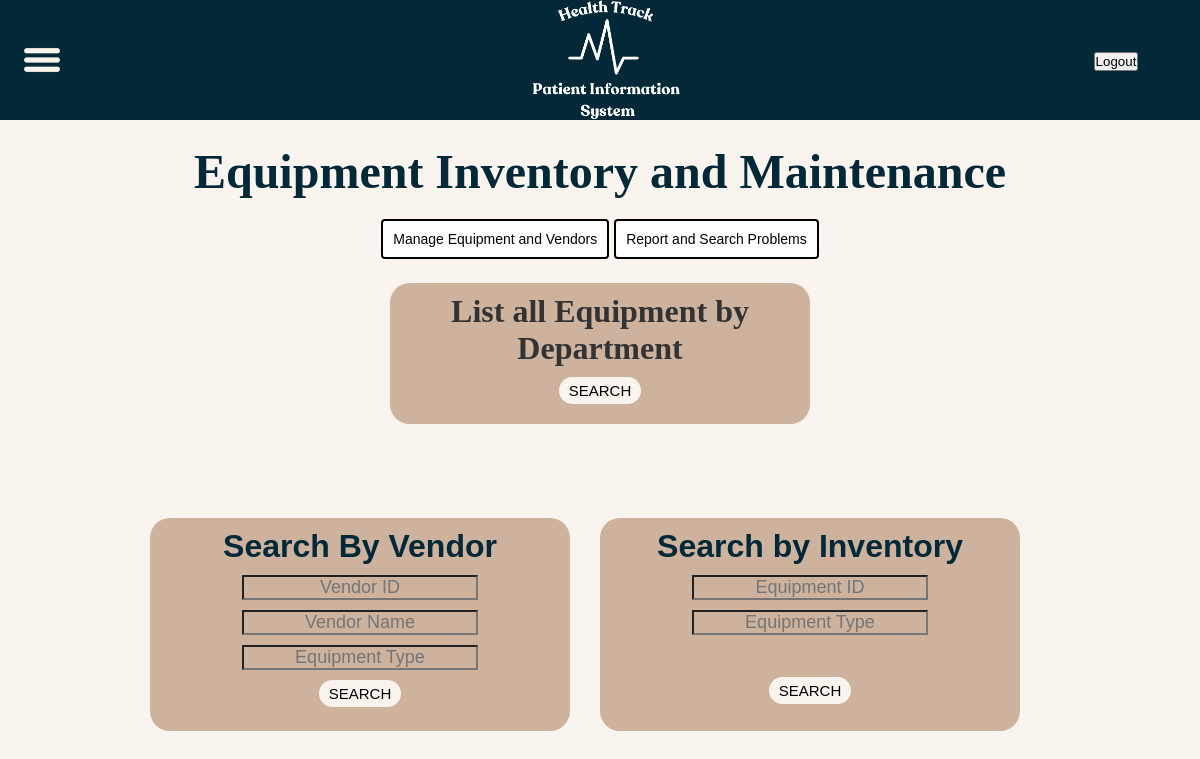
Page /equipment/department/ on the earlier database version.
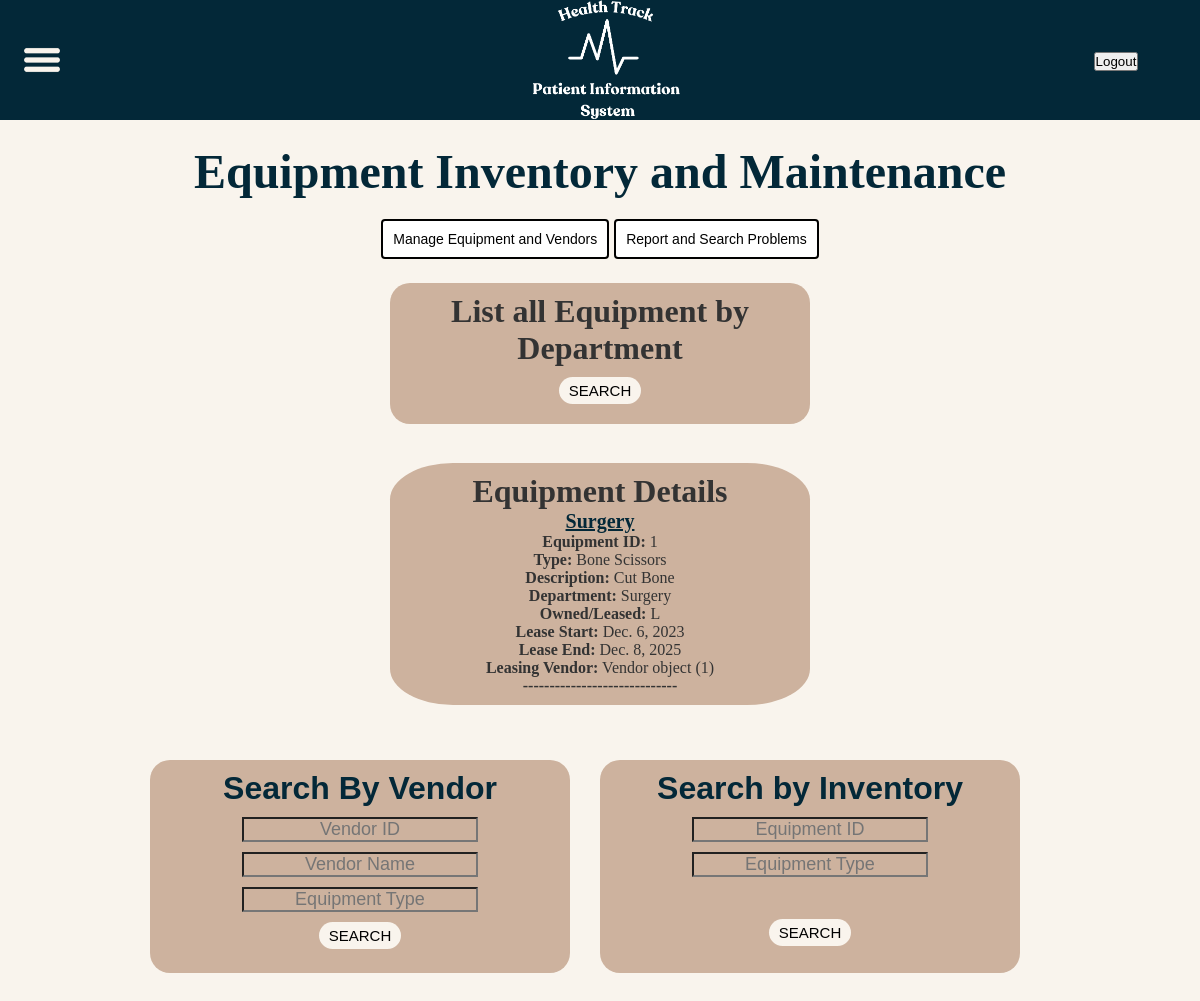
Same page on the later database version.
### equipment/models.py (models this page shows, shortened)
class Equipment(models.Model):
    equipmentid = models.IntegerField(db_column='EquipmentID', primary_key=True)  # Field name made lowercase.
    type = models.CharField(db_column='Type', max_length=45)  # Field name made lowercase.
    lease_terms = models.CharField(
        db_column='Lease Terms',
        max_length=45,
        blank=True,
        null=True
    )  # Field name made lowercase. Field renamed to remove unsuitable characters.
    description = models.CharField(
        db_column='Description',
        max_length=120,
        blank=True,
        null=True
    )  # Field name made lowercase.
    departmentleased = models.CharField(
        db_column='DepartmentLeased',
        max_length=45,
        blank=True,
        null=True
    )  # Field name made lowercase.
    owned_lease = models.CharField(
        db_column='Owned/Lease',
        max_length=1
    )  # Field name made lowercase. Field renamed to remove unsuitable characters.
    purchasedate = models.DateField(db_column='PurchaseDate', blank=True, null=True)  # Field name made lowercase.
    warenty_info = models.CharField(
        db_column='Warenty Info',
        max_length=120,
        blank=True,
        null=True
    )  # Field name made lowercase. Field renamed to remove unsuitable characters.
    lease_start = models.DateField(db_column='LeaseStart', blank=True, null=True)  # New field for lease start date.
    lease_end = models.DateField(db_column='LeaseEnd', blank=True, null=True)  # New field for lease end date.
    vendor = models.ForeignKey(Vendor, on_delete=models.SET_NULL, null=True, blank=True, db_column='VendorID')
    class Meta:
        db_table = 'equipment_two'

class Vendor(models.Model):
    vendorid = models.IntegerField(db_column='VendorID', primary_key=True)
    name = models.CharField(max_length=100, unique=True)
    address = models.TextField()
    equipment_types = models.CharField(max_length=200, help_text="Comma-separated list of equipment types")
    preferred = models.BooleanField(default=False)
    class Meta:
        db_table = 'vendor'

### equipment/views.py (the view)
# urls.py: path('equipment/department/', DepartmentView.as_view(),name='department_search'),
class DepartmentView(View):
    def get(self, request):
        department_query = request.GET.get('departmentleased', '')
        if department_query:
            equipment_list = Equipment.objects.filter(departmentleased__icontains=department_query)
        else:
            equipment_list = Equipment.objects.all()
        grouped_equipment = {}
        for item in equipment_list:
            department = item.departmentleased
            if department not in grouped_equipment:
                grouped_equipment[department] = []
            grouped_equipment[department].append(item)
        context = {
            'grouped_equipment': grouped_equipment,
            'department_query': department_query,
        }
        return render(request, 'equipment.html', context)

### equipment/templates/equipment.html (shortened to what this page needs)
{% extends "baseTemplate.html" %}
{% load static %}
{% block page_css %}
    <link rel="stylesheet" href="{% static 'css/equipment.css' %}">
{% endblock %}
{% block content %}
<h1 class="equipment-title">Equipment Inventory and Maintenance</h1>
<div class="redirect-container">
    <a href="{% url 'manage_page' %}">
        <button class="redirect-button">Manage Equipment and Vendors</button>
    </a>
    <a href="{% url 'problems_page' %}">
        <button class="redirect-button">Report and Search Problems</button>
    </a>
</div>
<div class="type-parent">
    <h1>List all Equipment by Department</h1>
    <form method="GET" action="{% url 'department_search' %}">
        <button class="type-button">SEARCH</button>
    </form>
</div>
<div class="department-search-container">
    {% if grouped_equipment %}
        <div class="department-background">
            <h2 style="font-size: 32px;"></h2style>Equipment Details</h2>
            {% for department, items in grouped_equipment.items %}
                <h3><div class="department-label">{{ department }}</class></h3>
                <ul>
                    {% for item in items %}
                        <li>
                            <p><strong>Equipment ID:</strong> {{ item.equipmentid }}</p>
                            <p><strong>Type:</strong> {{ item.type }}</p>
                            <p><strong>Description:</strong> {{ item.description }}</p>
                            <p><strong>Department:</strong> {{ item.departmentleased }}</p>
                            <p><strong>Owned/Leased:</strong> {{ item.owned_lease }}</p>
                            {% if item.lease_start %}
                                <p><strong>Lease Start:</strong> {{ item.lease_start }}</p>
                                <p><strong>Lease End:</strong> {{ item.lease_end }}</p>
                                <p><strong>Leasing Vendor:</strong> {{ item.vendor }}</p>
                            {% endif %}
                            <p><strong>-----------------------------</strong></p>
                        </li>
                    {% endfor %}
                </ul>
            {% endfor %}
        </div>
    {% else %}
        {% if search_query %}
            <p><b>No equipment found.</b></p>
        {% endif %}
    {% endif %}
</div>
<div class="search-parent">
    <div class="vendor-background">
        <div class="vendor-title">Search By Vendor</div>
        <div class="vendor-input">
            <form method="GET" action="{% url 'vendor_search' %}">
                <input class="vendor-id" type="text" name="vendorid" placeholder="Vendor ID" value="{{ query_vendorid }}">
                <input class="vendor-name" type="text" name="name" placeholder="Vendor Name" value="{{ query_name }}">
                <input class="vendor-name" type="text" name="equipment_type" placeholder="Equipment Type" value="{{ query_equipment_type }}">
                <button class="vendor-button">SEARCH</button>
            </form>
        </div>
    </div>
    <div class="inventory-background">
        <div class="inventory-title">Search by Inventory</div>
        <div class="inventory-interact">
            <form method="GET" action="{% url 'equipment' %}">
                <input class="inventory-id" type="text" name="equipmentid" placeholder="Equipment ID" value="{{ query_id }}">
                <input class="inventory-id" type="text" name="type" placeholder="Equipment Type" value="{{ query_type }}">
                <button class="inventory-button">SEARCH</button>
            </form>
        </div>
    </div>
</div>
<div class="search-parent">
</div>
{% endblock %}

### djangoProject/templates/baseTemplate.html (shortened to what this page needs)
{% load static %}
<!DOCTYPE html>
<html lang="en">
<head>
    <link rel="stylesheet" href="{% static 'css/template.css' %}">
    {% block page_css %}{% endblock %}
    <link rel="stylesheet" href="https://use.typekit.net/ezv3bxp.css">
</head>
<body>
    <header class="header">
    <img class="menu-toggle" id="menu-toggle" src="{% static 'img/menu.png' %}">
     <img class = "logo"  src= "{% static 'img/logo.png' %}">
     <div class="accountMenu">
     <form method="post" action="{% url 'logout' %}">
        <button class='logout' type="submit">Logout</button>
    </form>
    </div>
    </header>
    <div class="main-page">
        <main>
            {% block content %}{% endblock %}
        </main>
    </div>
</body>
</html>

### djangoProject/static/css/template.css (style rules this page uses)
* { margin: 0; padding: 0; box-sizing: border-box; }
body { font-family: "source-serif-pro", serif; font-weight: 400; font-style: normal; background-color: #f9f4ed; color: #333; }
.header { display: flex; background-color: #032838; width: 100vw; height: 15vh; margin-bottom: 3vh; align-items: center; justify-content: space-between; }
.logo { max-height: 100%; justify-self: center; }
.accountMenu { display: flex; align-items: center; flex-direction: column; height: 3vw; width: 10vw; margin-right: 2vw; color:#f9f4ed; font-weight: bold; }
.logout { margin-top: 10px; }
.menu-toggle { cursor: pointer; height: 3vw; width: 3vw; margin-left: 2vw; margin-right: 8vw; align-self: center; }

### equipment/static/css/equipment.css (style rules this page uses)
.equipment-title { color:#032838; font-size: 48px; text-align: center; margin-bottom: 0.5cm; }
.type-parent { display: flex; flex-direction: column; align-items: stretch; justify-content: center; text-align: center; background-color: #CDB29E; height: auto; width: 35vw; border-radius: 20px; margin: 3vh auto; padding: 10px; }
.type-button { display: inline-block; font-size: 15px; border-radius: 15px; border:none; outline-width: medium; background-color: #f9f4ed; height: auto; margin-bottom: 10px; width: auto; padding: 5px 10px; text-align: center; margin-top: 10px; }
.redirect-container { text-align: center; margin-top: 20px; display: flex; justify-content: center; gap: 5px; }
.redirect-button { font-size: 14px; background-color: white; height: auto; width: auto; padding: 10px; border: 2px solid black; border-radius: 4px; cursor: pointer; }
.search-parent { display: flex; justify-content: center; align-items: stretch; text-align: center; margin-bottom: 10px; }
.vendor-background, .inventory-background { margin-right: 30px; display: inline-block; background-color: #CDB29E; box-sizing: border-box; width: 35vw; overflow: hidden; border-radius: 20px; margin-top: 5vh; }
.vendor-title, .inventory-title { margin-top: 10px; margin-bottom: 10px; text-align: center; font-size: 32px; font-weight: bold; font-family: Arial, sans-serif; color: #032838; }
.vendor-input, .vendor-id { text-align: center; margin-bottom: 10px; font-size: 18px; color: #000000; background-color: transparent; display: inline-block; overflow: hidden; }
.vendor-name { text-align: center; margin-bottom: 10px; font-size: 18px; color: #000000; background-color: transparent; display: flex; overflow: hidden; }
.inventory-interact { display: flex; flex-direction: column; align-items: center; margin-bottom: 10px; gap: 10px; justify-content: center; }
.inventory-id { text-align: center; font-size: 18px; color: #000000; margin-bottom: 10px; background-color: transparent; display: flex; overflow: hidden; }
.vendor-button { display: inline-block; font-size: 15px; border-radius: 15px; border: none; outline-width: medium; background-color: #f9f4ed; height: auto; margin-bottom: 10px; width: auto; padding: 5px 10px; text-align: center; }
.inventory-button { display: inline-block; font-size: 15px; border-radius: 15px; border: none; outline-width: medium; background-color: #f9f4ed; height: auto; margin-bottom: 10px; width: auto; padding: 5px 10px; text-align: center; margin-top: 32px }
.department-search-container { display: flex; justify-content: center; align-items: center; height: auto; width: 100%; padding: 15px; }
.department-background { background-color: #CDB29E; height: auto; width: 35vw; box-sizing: border-box; overflow: hidden; border-radius: 15%; padding: 10px; display: block; text-align: center; }
.department-search-container p, .department-background h2, .department-background h3, .department-background li { text-align: center; }
.department-search-container p { font-size: 1rem; }
.department-label { color:#032838; font-size: 20px; text-decoration: underline; }

Differences in the rows shown:
added Equipment: DepartmentLeased "Surgery", equipmentid "1", type "Bone Scissors", description "Cut Bone", departmentleased "Surgery", owned_lease "L", lease_start "Dec. 6, 2023", lease_end "Dec. 8, 2025", vendor "Vendor object (1)"
Other differences:
text now shown: "Equipment Details"
